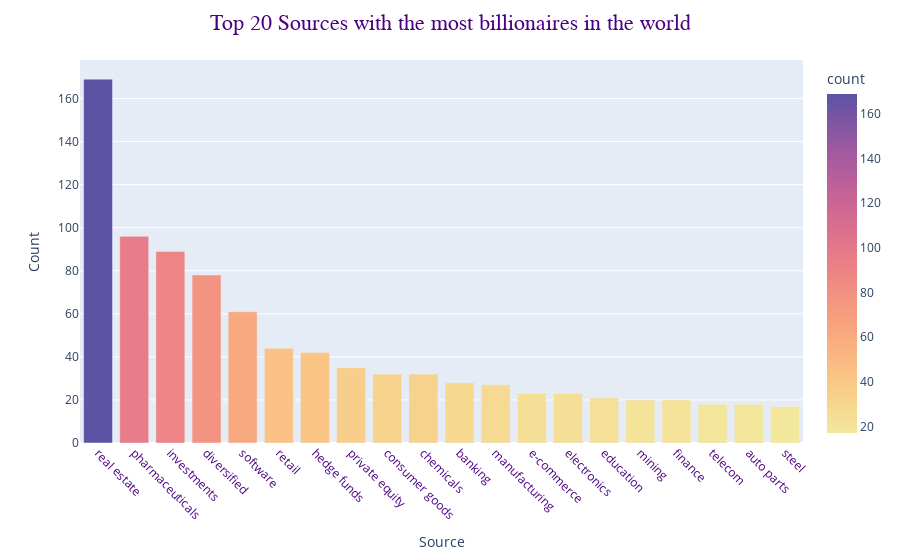

The notebook cell this image was saved under:
### Code cell
df1 = df['Source'].value_counts().reset_index().head(20)

fig = px.bar(df1, x = df1['index'], y = df1['Source'], color =df1['Source'],
             color_continuous_scale ='sunset',
             labels = {"index":"source","Source":"count"})

fig.update_xaxes(tickangle=45, tickfont=dict(color='Indigo'))

fig.update_layout(title = 'Top 20 Sources with the most billionaires in the world',
                  title_x = 0.5,
                  title_font = dict(size = 22, family = 'Balto', color = 'Indigo'),
                  xaxis = dict(title = 'Source'),
                  yaxis = dict(title = 'Count')
                 
                 )
fig.show()

### Figure 1 — Plotly figure (JSON) as saved in the notebook; plotly's stock layout.template omitted (floating-point values rounded to 4 significant figures)
{"data": [{"alignmentgroup": "True", "hovertemplate": "source=%{x}<br>count=%{marker.color}<extra></extra>", "legendgroup": "", "marker": {"color": [169, 96, 89, 78, 61, 44, 42, 35, 32, 32, 28, 27, 23, 23, 21, 20, 20, 18, 18, 17], "coloraxis": "coloraxis", "pattern": {"shape": ""}}, "name": "", "offsetgroup": "", "orientation": "v", "showlegend": false, "textposition": "auto", "type": "bar", "x": ["real estate", "pharmaceuticals", "investments", "diversified", "software", "retail", "hedge funds", "private equity", "consumer goods", "chemicals", "banking", "manufacturing", "e-commerce", "electronics", "education", "mining", "finance", "telecom", "auto parts", "steel"], "xaxis": "x", "y": [169, 96, 89, 78, 61, 44, 42, 35, 32, 32, 28, 27, 23, 23, 21, 20, 20, 18, 18, 17], "yaxis": "y"}], "layout": {"barmode": "relative", "coloraxis": {"colorbar": {"title": {"text": "count"}}, "colorscale": [[0, "rgb(243, 231, 155)"], [0.1667, "rgb(250, 196, 132)"], [0.3333, "rgb(248, 160, 126)"], [0.5, "rgb(235, 127, 134)"], [0.6667, "rgb(206, 102, 147)"], [0.8333, "rgb(160, 89, 160)"], [1, "rgb(92, 83, 165)"]]}, "legend": {"tracegroupgap": 0}, "margin": {"t": 60}, "title": {"font": {"color": "Indigo", "family": "Balto", "size": 22}, "text": "Top 20 Sources with the most billionaires in the world", "x": 0.5}, "xaxis": {"anchor": "y", "domain": [0, 1], "tickangle": 45, "tickfont": {"color": "Indigo"}, "title": {"text": "Source"}}, "yaxis": {"anchor": "x", "domain": [0, 1], "title": {"text": "Count"}}}}
